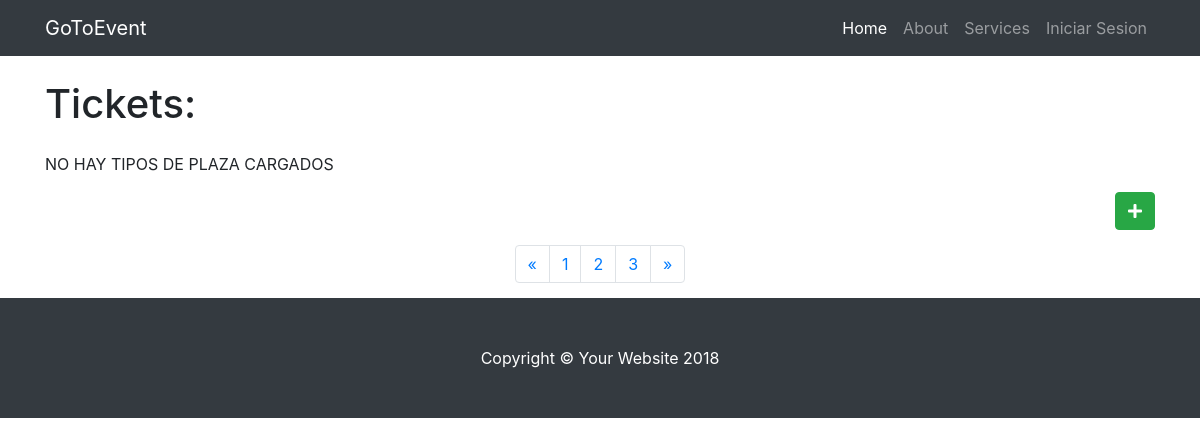
/GoToEvent/SquareType/readAll, run on an earlier commit of the app's database.
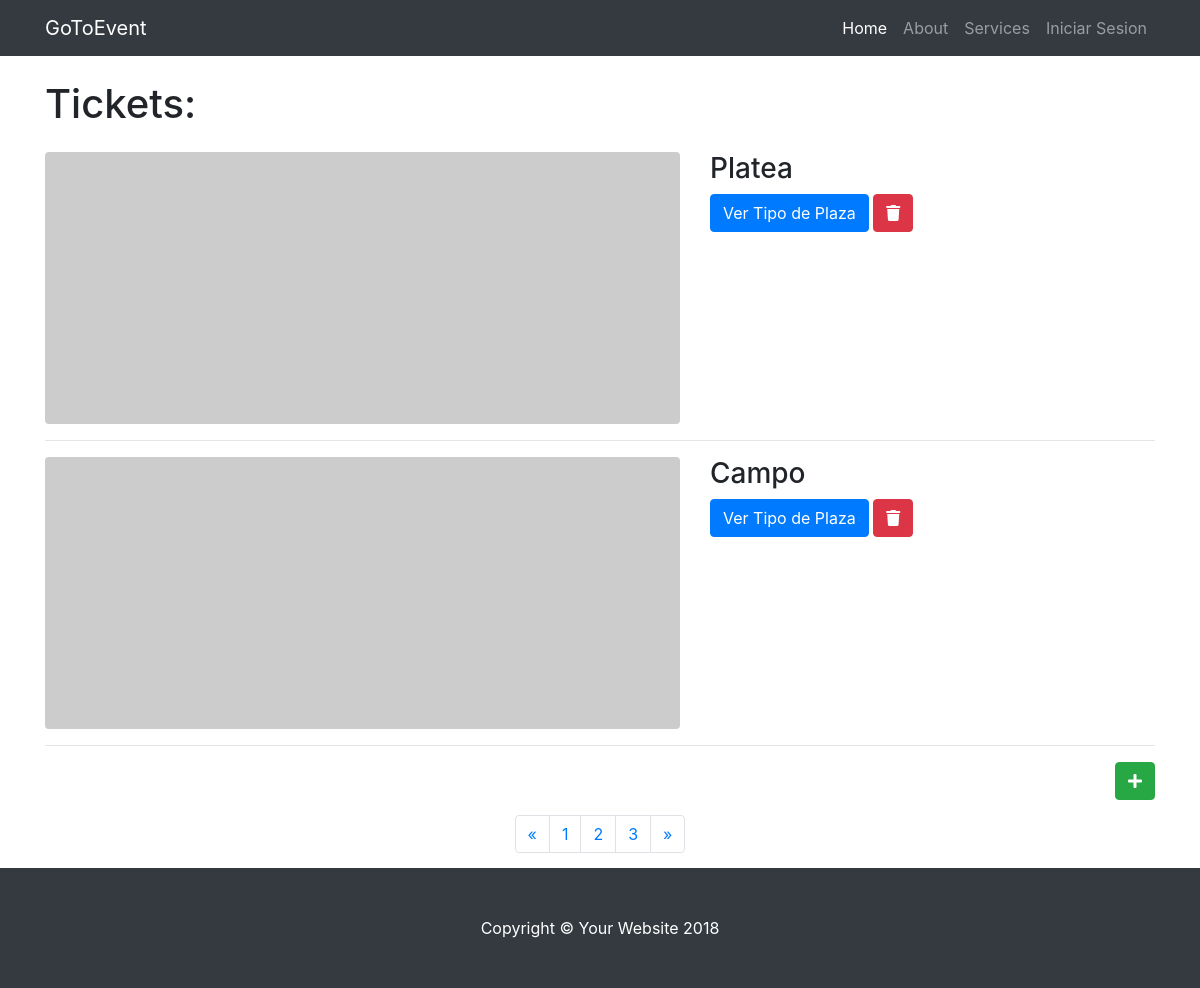
And on a later commit of the database.
### tables this page shows
CREATE TABLE `square_types` (
  `id_square_type` int(11) NOT NULL,
  `description` varchar(75) NOT NULL
);

### GoToEvent/controllers/squaretypecontroller.php (called while the page is built, shortened)
<?php
class SquareTypeController
{
    protected $dao;
    public function __construct()
    {
        $this->dao=Dao::getInstance();
    }
    public function readAll()
    {
    	$list = $this->dao->readAll();
        require(ROOT . VIEWS . 'viewsquaretypes.php');
    }
}

### GoToEvent/index.php (called while the page is built, shortened)
<?php
	require_once "config/Autoload.php";
    require_once "daos/daodb/Singleton.php";
    require_once "daos/daoList/Singleton.php";
    Router::direccionar(new Request());
?>

### GoToEvent/config/Autoload.php (called while the page is built, shortened)
<?php namespace config;
class Autoload
{
    public static function Start()
    {
        spl_autoload_register(function ($instancia) {
        	$instancia = strtolower($instancia);
            $ruta = ROOT . str_replace("\\", "/", $instancia) . ".php";
        });
    }
}

### GoToEvent/daos/daodb/Singleton.php (called while the page is built)
<?php namespace daos\daodb;
class Singleton
{
	private static $instance=array();
	public static function getInstance()
	{
		$miclase=get_called_class();
		if(!isset(self::$instance[$miclase]))
			{
				self::$instance[$miclase]=new $miclase;
			}
		return self::$instance[$miclase];
	}
}
?>

### GoToEvent/daos/daodb/connection.php (called while the page is built, shortened)
<?php
class Connection {
     private $pdo = null;
     private static $instance = null;
     public function __construct()
     {
          try
          {
               $this->pdo = new \PDO("mysql:host=" . DB_HOST . ";dbname=" . DB_NAME, DB_USER, DB_PASS);
               $this->pdo->setAttribute(\PDO::ATTR_ERRMODE, \PDO::ERRMODE_EXCEPTION);
          }
          catch (Exception $ex)
          {
               throw $ex;
          }
     }
     public static function getInstance()
     {
         if(self::$instance == null)
            self::$instance = new Connection();
         return self::$instance;
     }
     public function execute($query, $parameters = array())
     {
          try
          {
               $this->pdoStatement = $this->pdo->prepare($query);
               $this->pdoStatement->execute();
               return $this->pdoStatement->fetchAll();
          }
          catch(Exception $ex)
          {
               throw $ex;
          }
     }
}

### GoToEvent/daos/daodb/squaretypedao.php (called while the page is built, shortened)
<?php
class SquareTypeDao extends Singleton implements \interfaces\Crud
{
    public function readAll()
    {
        $sql = "SELECT * FROM square_types";
        try
        {
            $this->connection = Connection::getInstance();
            $resultSet = $this->connection->execute($sql);
        }
        catch(PDOException $e)
        {
			echo $e;
		}
        if(!empty($resultSet))
            return $this->mapear($resultSet);
        else
            return false;
    }
	protected function mapear($value) {
		$value = is_array($value) ? $value : [];
		$resp = array_map(function($p){
		    return new M_Square_type( $p['description'], $p['id_square_type']);
        }, $value);
            return count($resp) > 0 ? $resp : null;
     }
}

### GoToEvent/models/Square_type.php (called while the page is built, shortened)
<?php
class Square_type
{
	private $description;
	function __construct($description='',$id_square_type='')
	{
		$this->description = $description;
	}
	public function getDescription()
	{
		return $this->description;
	}
}
?>

### GoToEvent/views/viewsquaretypes.php (the view, shortened to what the changed rows need)
<!DOCTYPE html>
<html lang="en">
  <head>
    <link href="../assets/vendor/bootstrap/css/bootstrap.min.css" rel="stylesheet">
    <link href="../assets/css/1-col-portfolio.css" rel="stylesheet">
    <link rel="stylesheet" href="https://use.fontawesome.com/releases/v5.4.1/css/all.css">
  </head>
  <body>
    <?php include_once (VIEWS."header.php");?>
    <div class="container">
      <h1 class="my-4">Tickets:
      </h1>
      <?php if (!empty($list)){ foreach ($list as $key => $square_type){ ?>
      <div class="row">
        <div class="col-md-7">
          <a href="#">
            <img class="img-fluid rounded mb-3 mb-md-0" src="http://placehold.it/700x300" alt="">
          </a>
        </div>
        <div class="col-md-5">
          <h3><?php echo $square_type->getDescription(); ?></h3>
          <form action="<?php echo BASE; ?>SquareType/delete" method="post">
          <a class="btn btn-primary" href="#">Ver Tipo de Plaza</a>
          <button name="description" type="submit" class="btn btn-danger" value="<?php echo $square_type->getDescription();?>"><i class="fas fa-trash"></i> </button>
          </form>
        </div>
      </div>
      <hr>
      <?php } } else { echo '<p>' ."NO HAY TIPOS DE PLAZA CARGADOS" .'</p>'; } ?>
      <div class="pagination justify-content-end">
      <button name="idEvent" type="submit" class="btn btn-success" title="agregar usuario"><i class="fas fa-plus"></i></button>
      </div>
      <ul class="pagination justify-content-center">
        <li class="page-item">
        </li>
        <li class="page-item">
        </li>
        <li class="page-item">
        </li>
        <li class="page-item">
        </li>
        <li class="page-item">
        </li>
      </ul>
    </div>
  </body>
</html>
</html>

What changed in the data, as far as the page shows it:
added square_types: description "Platea"
added square_types: description "Campo"
Also different on the page:
text no longer shown: "NO HAY TIPOS DE PLAZA CARGADOS"
